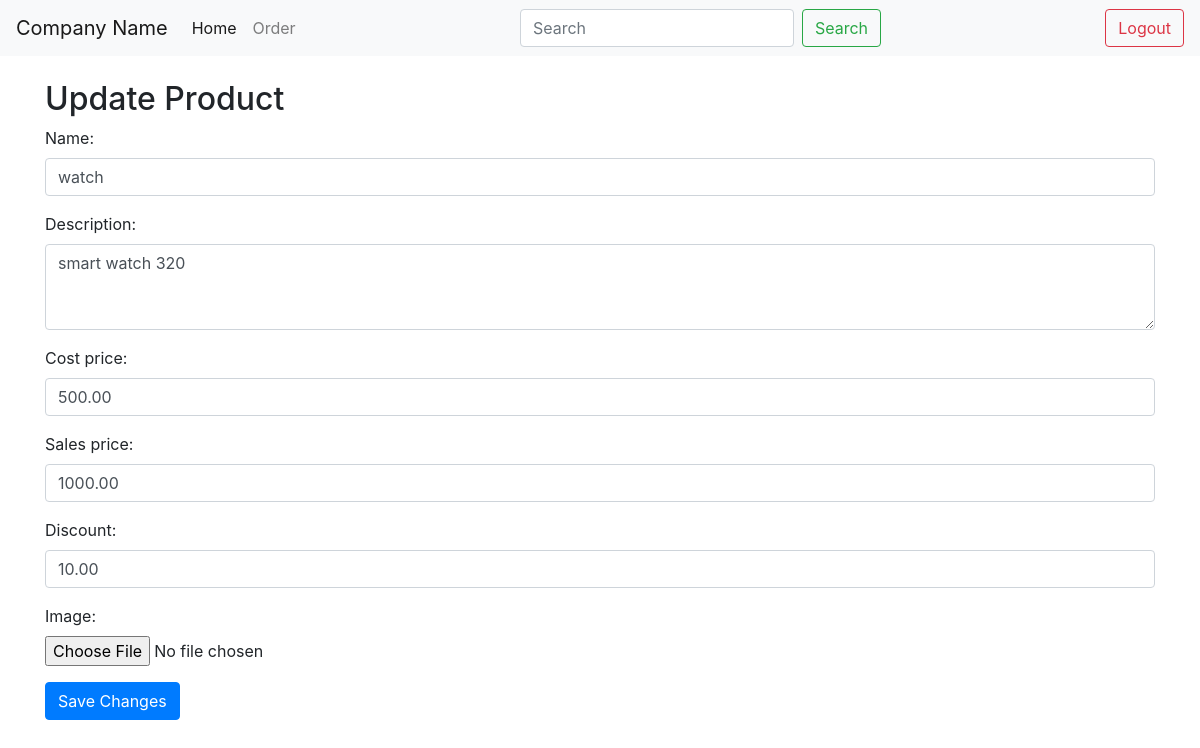
The app's page /update/2/ (signed in) with its own data.
### product/models.py (models this page shows, shortened)
class Product(models.Model):
    name = models.CharField(max_length=255)
    description = models.TextField()
    cost_price = models.DecimalField(max_digits=10, decimal_places=2)
    sales_price = models.DecimalField(max_digits=10, decimal_places=2)
    discount = models.DecimalField(max_digits=5, decimal_places=2)
    image = models.ImageField(upload_to='product_images/')

### product/views.py (the view)
# urls.py: path('update/<int:pk>/', update_product, name='update_product'),
@login_required
def update_product(request, pk):
    product = get_object_or_404(Product, pk=pk)
    if request.user.is_superuser:
        if request.method == 'POST':
            form = ProductForm(request.POST, request.FILES, instance=product)
            if form.is_valid():
                form.save()
                return redirect('product-list')
        else:
            form = ProductForm(instance=product)
        return render(request, 'products/update_product.html', {'form': form})
    else:
        return redirect('product_list')

### product/forms.py
class ProductForm(forms.ModelForm):
    class Meta:
        model = Product
        fields = ['name', 'description', 'cost_price', 'sales_price', 'discount', 'image']
        widgets = {
            'name': forms.TextInput(attrs={'class': 'form-control'}),
            'description': forms.Textarea(attrs={'class': 'form-control', 'rows': 3}),
            'cost_price': forms.NumberInput(attrs={'class': 'form-control'}),
            'sales_price': forms.NumberInput(attrs={'class': 'form-control'}),
            'discount': forms.NumberInput(attrs={'class': 'form-control'}),
            'image': forms.FileInput(attrs={'class': 'form-control-file'}),
        }

### product/templates/products/update_product.html (shortened to what this page needs)
<!DOCTYPE html>
<html>
<head>
    <link rel="stylesheet" href="https://maxcdn.bootstrapcdn.com/bootstrap/4.0.0/css/bootstrap.min.css">
</head>
<body>
    <nav class="navbar navbar-expand-lg navbar-light bg-light">
        <a class="navbar-brand" href="#">Company Name</a>
        <div class="collapse navbar-collapse" id="navbarNav">
            <ul class="navbar-nav mr-auto">
                <li class="nav-item active">
                    <a class="nav-link" href="#">Home <span class="sr-only">(current)</span></a>
                </li>
                <li class="nav-item">
                    <a class="nav-link" href="#">Order</a>
                </li>
            </ul>
            <form class="form-inline my-2 my-lg-0">
                <input class="form-control mr-sm-2" type="search" placeholder="Search" aria-label="Search">
                <button class="btn btn-outline-success my-2 my-sm-0" type="submit">Search</button>
            </form>
            {% if user.is_authenticated %}
            <form class="form-inline my-2 my-lg-0 ml-auto" action="{% url 'logout' %}" method="post">
                <button type="submit" class="btn btn-outline-danger ml-2">Logout</button>
            </form>
            {% else %}
            <form class="form-inline my-2 my-lg-0 ml-auto" action="{% url 'login' %}" method="get">
                <button type="submit" class="btn btn-outline-success">Login</button>
            </form>
            {% endif %}
        </div>
    </nav>
    <div class="container mt-4">
        <h2>Update Product</h2>
        <form method="post" enctype="multipart/form-data">
            {{ form.as_p }}
            <button type="submit" class="btn btn-primary">Save Changes</button>
        </form>
    </div>
</body>
</html>

### records on screen
Product: name "watch", description "smart watch 320", cost_price "500.00", sales_price "1000.00", discount "10.00"
